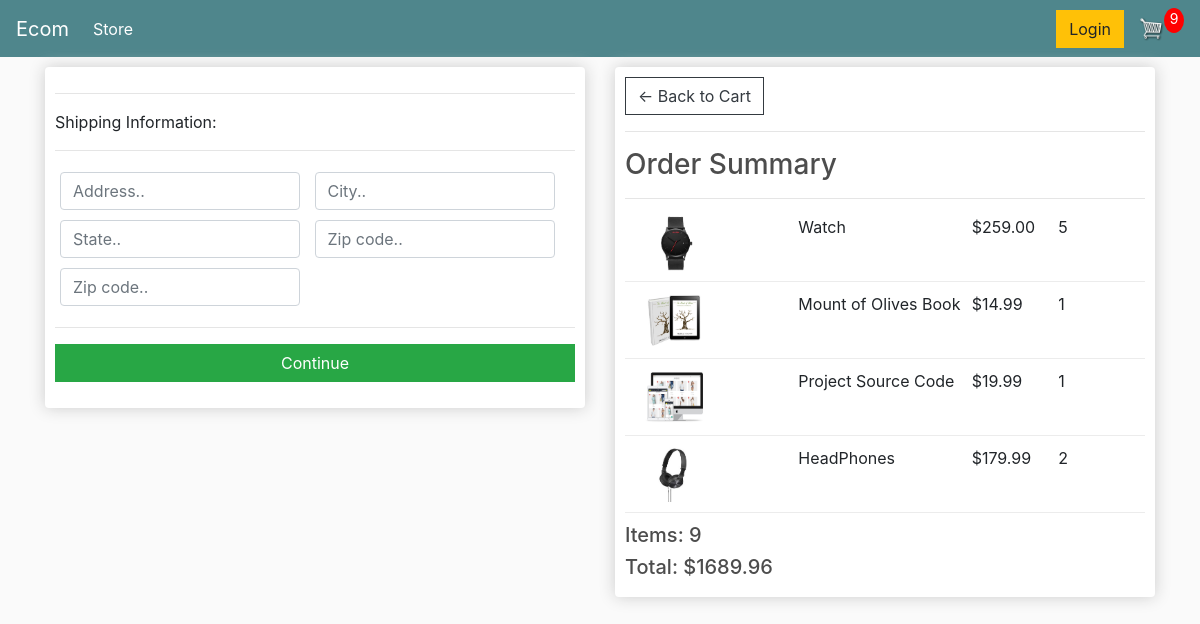
/checkout/ (signed in), run on an earlier commit of the app's database.
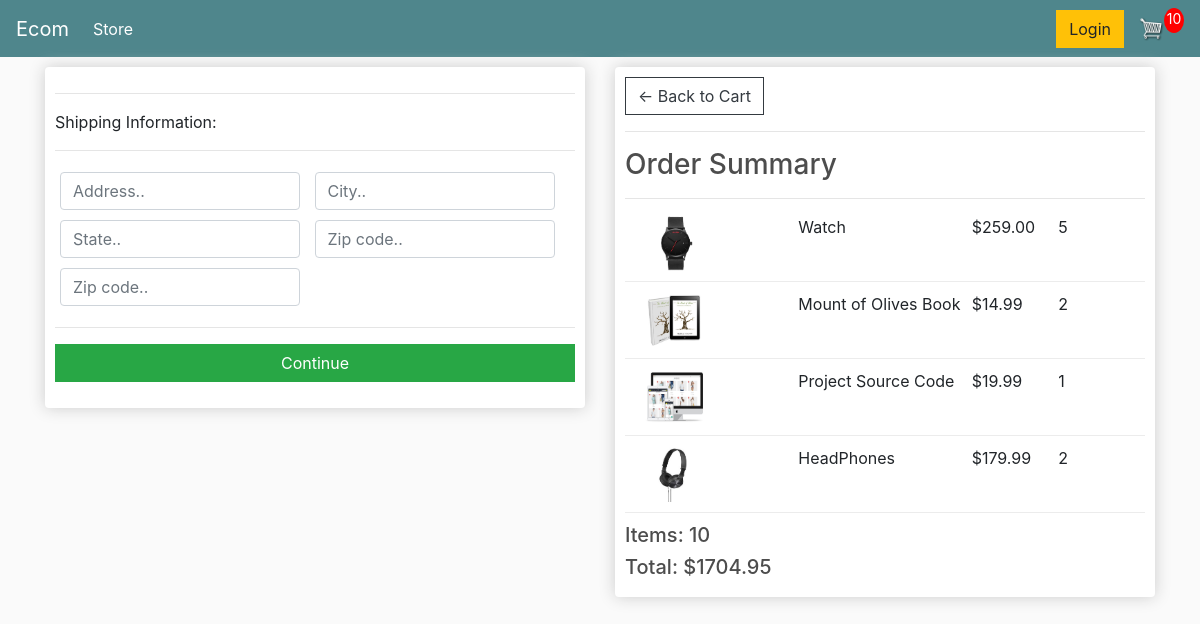
And on a later commit of the database.
### store/models.py (models this page shows, shortened)
class Order(models.Model):
    customer = models.ForeignKey(Customer,on_delete=models.SET_NULL,null=True,blank=True)
    date_ordered = models.DateTimeField(auto_now_add=True)
    complete = models.BooleanField(default=False)
    transaction_id = models.CharField(max_length=100,null=True)
    def get_cart_total(self):
        orderitems = self.orderitem_set.all()
        total = sum([item.get_total for item in orderitems])
        return total
    def get_cart_items(self):
        orderitems = self.orderitem_set.all()
        total = sum([item.quantity for item in orderitems])
        return total
    @property
    def shipping(self):
        shipping = False
        orderitems = self.orderitem_set.all()
        for i in orderitems:
            if i.product.digital == False:
                shipping=True
        return shipping

class OrderItem(models.Model):
    product = models.ForeignKey(Product,on_delete=models.SET_NULL,null=True)
    order = models.ForeignKey(Order,on_delete=models.SET_NULL,null=True)
    quantity = models.IntegerField(default=0,null=True,blank=True)
    date_added = models.DateTimeField(auto_now_add=True)
    @property
    def get_total(self):
        total = self.quantity*self.product.price
        return total

class Product(models.Model):
    name = models.CharField(max_length=200)
    price = models.DecimalField(max_digits=7,decimal_places=2)
    digital = models.BooleanField(default=False,null=True,blank=True)
    image = models.ImageField(null=True,blank=True)
    @property
    def imageURL(self):
        try:
            url = self.image.url
        except:
            url = ''
        return url

### store/views.py (the view)
# urls.py: path('checkout/',views.checkout,name='checkout'),
def checkout(request):
    data = cartData(request)
    cartItems = data['cartItems']
    order= data['order']
    items = data['items']
    context = {'items': items, 'order': order,'cartItems':cartItems}
    return render(request, 'store/checkout.html', context)

### store/utils.py (called while the page is built)
def cartData(request):
    if request.user.is_authenticated:
        customer = request.user.customer
        order, created = Order.objects.get_or_create(
            customer=customer, complete=False)
        items = order.orderitem_set.all()
        cartItems = order.get_cart_items
    else:
        cookieData = cookieCart(request)
        cartItems = cookieData['cartItems']
        order= cookieData['order']
        items = cookieData['items']
    return {'cartItems':cartItems,'order':order,'items':items}

### store/templates/store/checkout.html (shortened to what this page needs)
{% extends 'base.html' %}
{% load static %}
{% block body %}
<div class="row">
    <div class="col-lg-6">
        <div class="box-element" id="form-wrapper">
            <form id="form">
                <div id="shipping-info">
                    <hr>
						<p>Shipping Information:</p>
						<hr>
						<div class="form-field">
							<input class="form-control" type="text" name="address" placeholder="Address..">
						</div>
						<div class="form-field">
							<input class="form-control" type="text" name="city" placeholder="City..">
						</div>
						<div class="form-field">
							<input class="form-control" type="text" name="state" placeholder="State..">
						</div>
						<div class="form-field">
							<input class="form-control" type="text" name="zipcode" placeholder="Zip code..">
						</div>
						<div class="form-field">
							<input class="form-control" type="text" name="country" placeholder="Zip code..">
						</div>
                </div>
                <hr>
                <input id="form-button" class="btn btn-success btn-block" type="submit" value="Continue">
            </form>
        </div>
        <br>
    </div>
    <div class="col-lg-6">
        <div class="box-element">
            <a class="btn btn-outline-dark" href="{% url 'store:cart' %}">&#x2190; Back to Cart</a>
            <hr>
            <h3>Order Summary</h3>
            <hr>
			{% for item in items %}
            <div class="cart-row">
				<div style="flex:2"><img class="row-image" src="{{item.product.imageURL}}"></div>
				<div style="flex:2"><p>{{item.product.name}}</p></div>
				<div style="flex:1"><p>${{item.product.price|floatformat:2}}</p></div>
				<div style="flex:1"><p>{{item.quantity}}</p></div>
			</div>
			{% endfor %}
				<h5>Items:   {{order.get_cart_items}}</h5>
				<h5>Total:   ${{order.get_cart_total|floatformat:2}}</h5>
        </div>
    </div>
</div>
{% endblock body %}

### templates/base.html (shortened to what this page needs)
{% load static %}
<html>
    <head>
        <link rel="stylesheet" type="text/css" href="{% static 'css/bootstrap.min.css' %}">
        <link rel="stylesheet" type="text/css" href="{% static 'css/main.css' %}" >
    </head>
    <body>
        <nav class="navbar navbar-expand-lg navbar-dark bg-dark">
  <a class="navbar-brand" href="{% url 'store:store' %}">Ecom </a>
  <div class="collapse navbar-collapse" id="navbarSupportedContent">
    <ul class="navbar-nav mr-auto">
      <li class="nav-item active">
        <a class="nav-link" href="{% url 'store:store' %}">Store <span class="sr-only">(current)</span></a>
      </li>
    </ul>
    <div class="form-inline my-2 my-lg-0">
        <a href="#" class="btn btn-warning">Login</a>
        <a href="{% url 'store:cart' %}">
            <img id="cart-icon" src="{% static 'images/cart.png' %}">
        </a>
        <p id="cart-total">{{cartItems}}</p>
    </div>
  </div>
</nav>
        <div class="container">
            {% block body %}
            {% endblock %}
        </div>
    </body>
</html>

What changed in the data, as far as the page shows it:
changed Order: id.quantity "9" → "10"; get_cart_items "9" → "10"; get_cart_total "1689.96" → "1704.95"
changed OrderItem "Mount of Olives Book": quantity "1" → "2"
